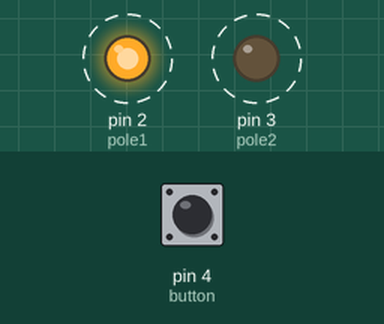
Simulated run of this sketch. Board: Arduino Uno, built with avr-gcc and run on an emulated ATmega328P. Parts: output pins drawn as LEDs (lit = HIGH). Dashed ring = blinking. The test bench sets the inputs (shaded band); at power-on: pin 4 (button) HIGH.

Above: at 1.3 s.
1.7 s: pin 4 (button) pulled LOW for 0.5 s
At 2.0 s:
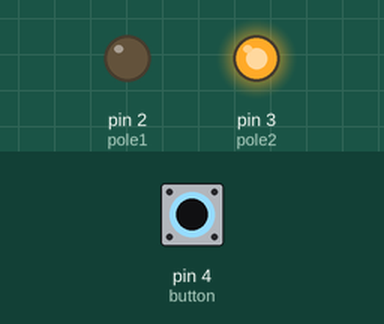
4.7 s: pin 4 (button) pulled LOW for 3.2 s
At 5.1 s:
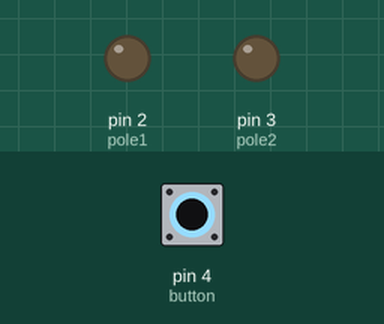
Timing chart, 0 to 15.4 s (numbered marks = the images above; inputs shaded):
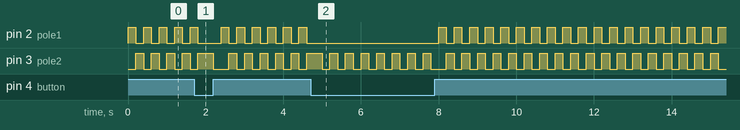

The sketch:

ChallengeEx_1.ino
```cpp
#define pole1 2
#define pole2 3
#define button 4

void setup() {
  pinMode(pole1, OUTPUT);
  pinMode(pole2, OUTPUT);
  pinMode(button, INPUT_PULLUP);
}

void loop() {

  if(digitalRead(button) == LOW) {
    digitalWrite(pole1, LOW);
    digitalWrite(pole2, HIGH);
    delay(200);
    digitalWrite(pole2, LOW);
    delay(200);
  } else {
    digitalWrite(pole1, HIGH);
    digitalWrite(pole2, LOW);
    delay(200);
    digitalWrite(pole1, LOW);
    digitalWrite(pole2, HIGH);
    delay(200);
  }
}
```
